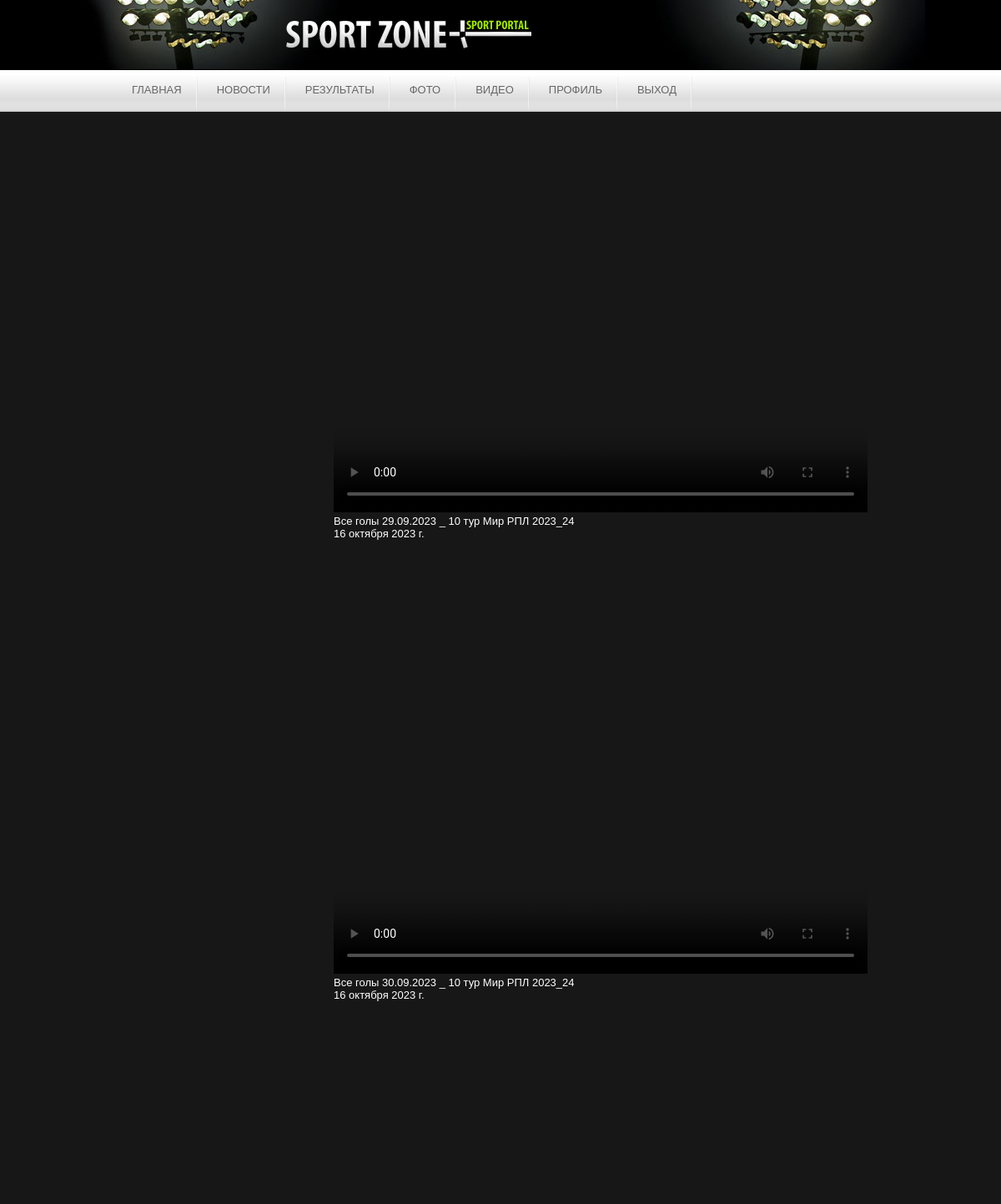
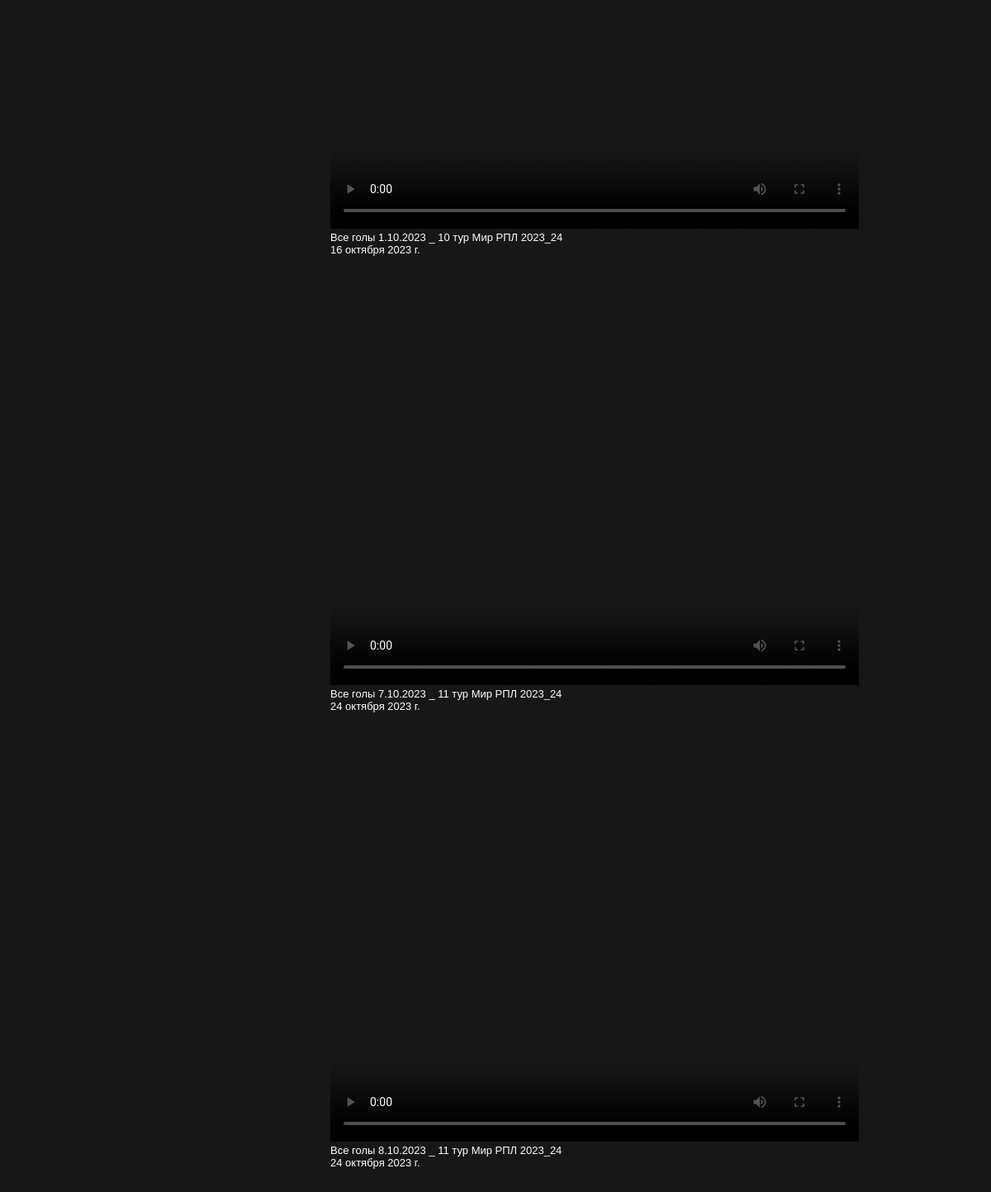
Screenshot of /video/video/ (signed in) with the database file from the repository (2 pictures, top to bottom).
### video/models.py (models this page shows, shortened)
class Video(models.Model):
    video = models.FileField('Видео', upload_to='video/video/')
    desc_2 = models.TextField('Описание')
    date_3 = models.DateField('Дата')
    class Meta:
        verbose_name = 'видео'
        verbose_name_plural = 'Видео'

### video/views.py (the view)
# urls.py: path('video/', views.videoview, name = 'video'),
def videoview(request):
    video = Video.objects.all()
    return render(request, 'video/video.html', {'video':video})

### video/templates/video/video.html
{% extends 'base.html' %}
{% block content %}
{% for Video in video %}
<div class="vid">
    <video poster="https://metaratings.ru/storage/images/fc/53/fc535e55ec73cdb43e83fa44bbf2a9a5.png" width="640" height="480" controls>
    <source src="{{ Video.video.url }}" type="video/mp4">
    </video>
    <p>{{ Video.desc_2 }} </p>
    <p>{{ Video.date_3 }}</p>
</div>
{% endfor %}
{% endblock %}

### home/static/style/style.css (style rules this page uses)
* { padding: 0; margin: 0; outline: 0; }
body { font-size: 12px; font-family: Arial, sans-serif; color: #fff; background: #171717; height: 100%; text-align: left; }

### video/static/video/style.css (style rules this page uses)
.vid { margin-left: 400px; margin-bottom: 40px; }

### reguser/static/profile/style.css (style rules this page uses)
p { font-size: small; }

### rows the page displays
Video: desc_2 "Все голы 29.09.2023 _ 10 тур Мир РПЛ 2023_24", date_3 "16 октября 2023 г."
Video: desc_2 "Все голы 30.09.2023 _ 10 тур Мир РПЛ 2023_24", date_3 "16 октября 2023 г."
Video: desc_2 "Все голы 1.10.2023 _ 10 тур Мир РПЛ 2023_24", date_3 "16 октября 2023 г."
Video: desc_2 "Все голы 7.10.2023 _ 11 тур Мир РПЛ 2023_24", date_3 "24 октября 2023 г."
Video: desc_2 "Все голы 8.10.2023 _ 11 тур Мир РПЛ 2023_24", date_3 "24 октября 2023 г."
